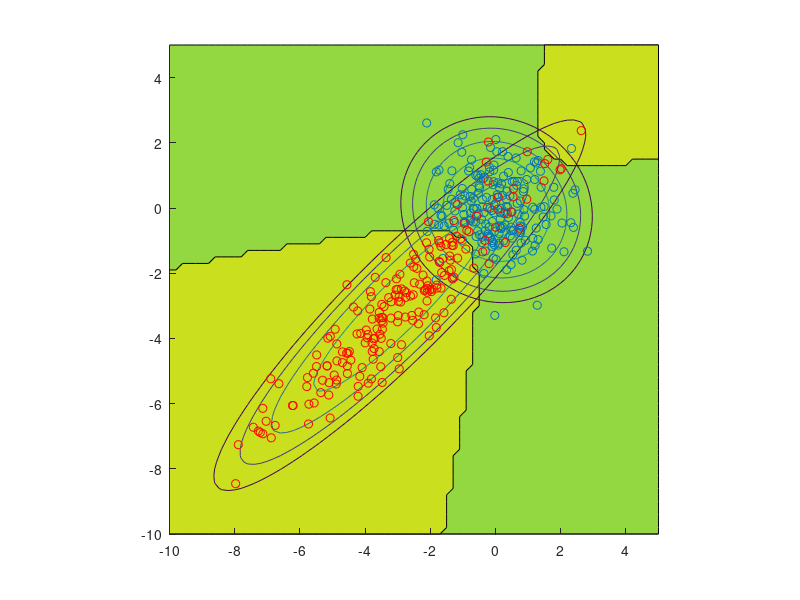

MATLAB code for this plot:
function lec9_slide34()
    rng(0, 'twister'); 
    NUM = 200;
    RANGE = -10:0.2:5;
    RANGE_LEN = length(RANGE);
    
    ANGLE = pi / 4;
    ROTATION = [cos(ANGLE), -sin(ANGLE); sin(ANGLE), cos(ANGLE)];
    
    [X, Y] = meshgrid(RANGE, RANGE);
    grid = cat(3, X, Y);
            
    blue = [randn(NUM ,1), randn(NUM, 1)]';
    red = ROTATION * [3 * randn(NUM ,1), 0.5 * randn(NUM, 1)]' - 3;
        
    blue_sigma = cov(blue');
    red_sigma = cov(red');
    
    blue_mu = mean(blue, 2);
    red_mu = mean(red, 2);
    
    blue_g = zeros(RANGE_LEN);
    red_g = zeros(RANGE_LEN);
    
    for i = 1:RANGE_LEN
        for j = 1:RANGE_LEN
            point = squeeze(grid(i, j, :));
            
            blue_point = point - blue_mu;
            blue_g(i, j) = -0.5 * blue_point' * inv(blue_sigma) * blue_point + log(0.5) - 0.5 * log(det(blue_sigma));
            
            red_point = point - red_mu;
            red_g(i, j) = -0.5 * red_point' * inv(red_sigma) * red_point + log(0.5) - 0.5 * log(det(red_sigma));
        end
    end
    
    bound_g = zeros(RANGE_LEN);
    bound_g(red_g > blue_g) = 1;
    
    figure('Name', 'Lecture 9: Slide 34A');
    hold on;
    contourf(grid(:, :, 1), grid(:, :, 2), bound_g, 1);
    contour(grid(:, :, 1), grid(:, :, 2), blue_g, -5:0);
	contour(grid(:, :, 1), grid(:, :, 2), red_g, -5:0);
    scatter(blue(1, :), blue(2, :));
    scatter(red(1, :), red(2, :), 'r');
    axis equal;
    hold off;
end

